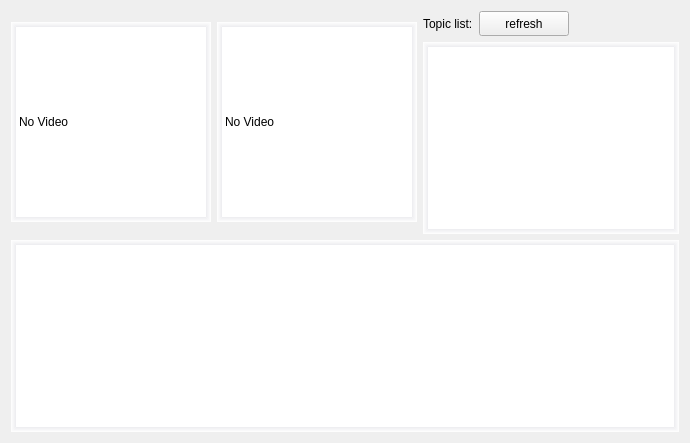
            <widget class="QWidget" name="page_5">
             <layout class="QVBoxLayout" name="verticalLayout_9">
              <item>
               <layout class="QVBoxLayout" name="verticalLayout_4">
                <item>
                 <layout class="QHBoxLayout" name="horizontalLayout_9">
                  <item>
                   <layout class="QVBoxLayout" name="verticalLayout_11">
                    <item>
                     <widget class="QLabel" name="label_video2">
                      <property name="minimumSize">
                       <size>
                        <width>200</width>
                        <height>195</height>
                       </size>
                      </property>
                      <property name="maximumSize">
                       <size>
                        <width>200</width>
                        <height>200</height>
                       </size>
                      </property>
                      <property name="styleSheet">
                       <string notr="true">QLabel{
border-top: 5px solid qlineargradient(y0:0, y1:1,stop: 0 #ececef, stop: 1 white);
border-left: 5px solid qlineargradient(x0:0, x1:1,stop: 0 #ececef, stop: 1 white);
 border-bottom: 5px solid qlineargradient(y0:0, y1:1,stop: 0 white, stop: 1  #ececef);
border-right: 5px solid qlineargradient(x0:0, x1:1,stop:  0 white, stop: 1 #ececef);
background-color: rgb(255,255,255);
}
</string>
                      </property>
                      <property name="text">
                       <string>No Video</string>
                      </property>
                     </widget>
                    </item>
                   </layout>
                  </item>
                  <item>
                   <layout class="QVBoxLayout" name="verticalLayout_19">
                    <item>
                     <widget class="QLabel" name="label_video3">
                      <property name="minimumSize">
                       <size>
                        <width>200</width>
                        <height>200</height>
                       </size>
                      </property>
                      <property name="maximumSize">
                       <size>
                        <width>200</width>
                        <height>200</height>
                       </size>
                      </property>
                      <property name="styleSheet">
                       <string notr="true">QLabel{
border-top: 5px solid qlineargradient(y0:0, y1:1,stop: 0 #ececef, stop: 1 white);
border-left: 5px solid qlineargradient(x0:0, x1:1,stop: 0 #ececef, stop: 1 white);
 border-bottom: 5px solid qlineargradient(y0:0, y1:1,stop: 0 white, stop: 1  #ececef);
border-right: 5px solid qlineargradient(x0:0, x1:1,stop:  0 white, stop: 1 #ececef);
background-color: rgb(255,255,255);
}
</string>
                      </property>
                      <property name="text">
                       <string>No Video</string>
                      </property>
                     </widget>
                    </item>
                   </layout>
                  </item>
                  <item>
                   <layout class="QVBoxLayout" name="verticalLayout_20">
                    <item>
                     <layout class="QHBoxLayout" name="horizontalLayout_15">
                      <item>
                       <widget class="QLabel" name="label_29">
                        <property name="maximumSize">
                         <size>
                          <width>90</width>
                          <height>30</height>
                         </size>
                        </property>
                        <property name="text">
                         <string>Topic list:</string>
                        </property>
                       </widget>
                      </item>
                      <item>
                       <widget class="QPushButton" name="refreash_topic_btn">
                        <property name="minimumSize">
                         <size>
                          <width>90</width>
                          <height>25</height>
                         </size>
                        </property>
                        <property name="maximumSize">
                         <size>
                          <width>90</width>
                          <height>25</height>
                         </size>
                        </property>
                        <property name="cursor">
                         <cursorShape>ArrowCursor</cursorShape>
                        </property>
                        <property name="styleSheet">
                         <string notr="true"/>
                        </property>
                        <property name="text">
                         <string>refresh</string>
                        </property>
                        <property name="icon">
                         <iconset resource="../resources/images.qrc">
                          <normaloff>:/images/refreash.png</normaloff>:/images/refreash.png</iconset>
                        </property>
                       </widget>
                      </item>
                      <item>
                       <spacer name="horizontalSpacer_4">
                        <property name="orientation">
                         <enum>Qt::Horizontal</enum>
                        </property>
                        <property name="sizeHint" stdset="0">
                         <size>
                          <width>40</width>
                          <height>20</height>
                         </size>
                        </property>
                       </spacer>
                      </item>
                     </layout>
                    </item>
                    <item>
                     <widget class="QListWidget" name="topic_listWidget">
                      <property name="styleSheet">
                       <string notr="true">QListWidget{
border-top: 5px solid qlineargradient(y0:0, y1:1,stop: 0 #ececef, stop: 1 white);
border-left: 5px solid qlineargradient(x0:0, x1:1,stop: 0 #ececef, stop: 1 white);
 border-bottom: 5px solid qlineargradient(y0:0, y1:1,stop: 0 white, stop: 1  #ececef);
border-right: 5px solid qlineargradient(x0:0, x1:1,stop:  0 white, stop: 1 #ececef);
background-color: rgb(255,255,255);
}
</string>
                      </property>
                     </widget>
                    </item>
                   </layout>
                  </item>
                 </layout>
                </item>
                <item>
                 <widget class="QListView" name="view_logging">
                  <property name="minimumSize">
                   <size>
                    <width>300</width>
                    <height>0</height>
                   </size>
                  </property>
                  <property name="maximumSize">
                   <size>
                    <width>12312312</width>
                    <height>12312312</height>
                   </size>
                  </property>
                  <property name="styleSheet">
                   <string notr="true">QListView{
border-top: 5px solid qlineargradient(y0:0, y1:1,stop: 0 #ececef, stop: 1 white);
border-left: 5px solid qlineargradient(x0:0, x1:1,stop: 0 #ececef, stop: 1 white);
 border-bottom: 5px solid qlineargradient(y0:0, y1:1,stop: 0 white, stop: 1  #ececef);
border-right: 5px solid qlineargradient(x0:0, x1:1,stop:  0 white, stop: 1 #ececef);
background-color: rgb(255,255,255);
}
</string>
                  </property>
                 </widget>
                </item>
               </layout>
              </item>
             </layout>
            </widget>
